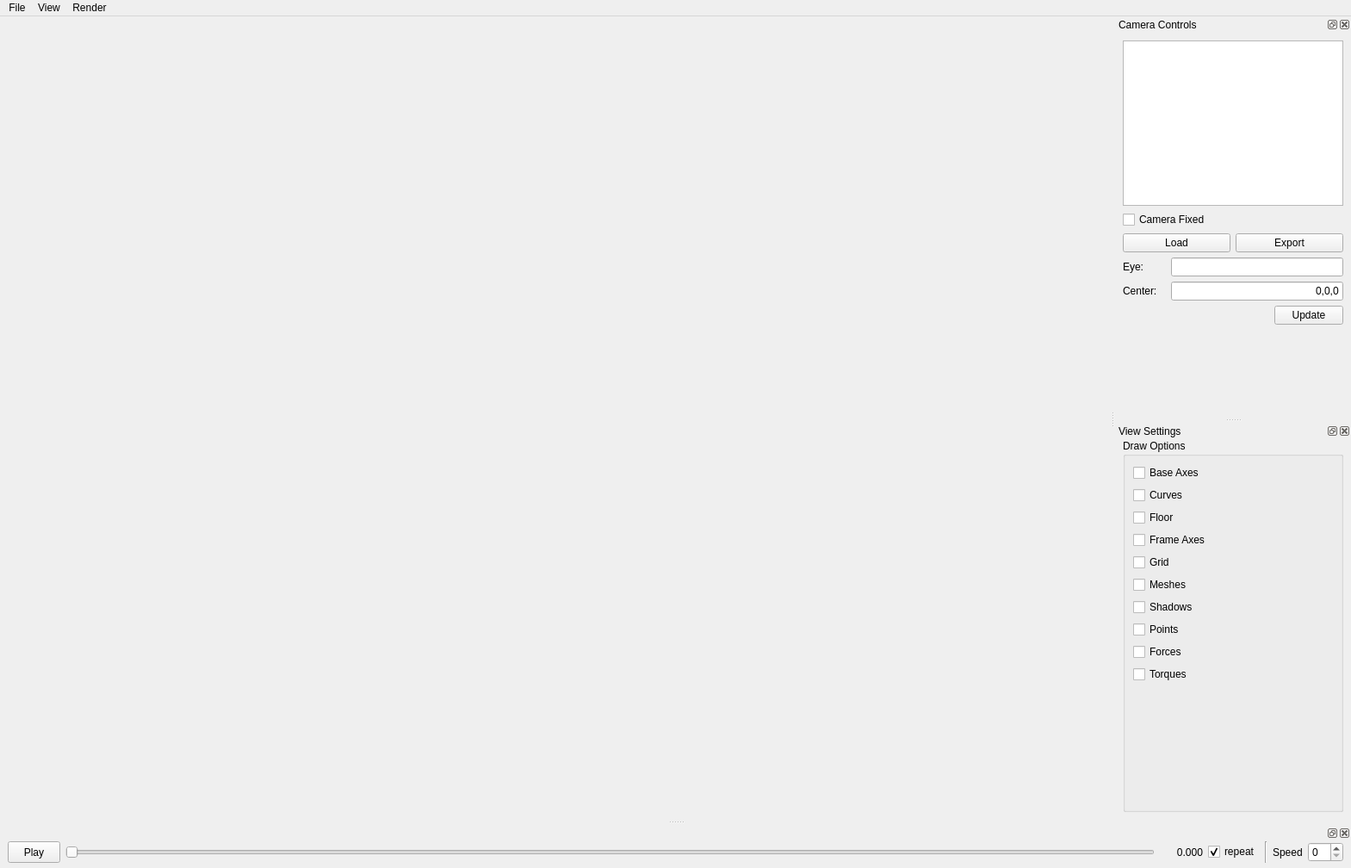
<?xml version="1.0" encoding="UTF-8"?>
<ui version="4.0">
 <class>MainWindow</class>
 <widget class="QMainWindow" name="MainWindow">
  <property name="geometry">
   <rect>
    <x>0</x>
    <y>0</y>
    <width>1569</width>
    <height>1008</height>
   </rect>
  </property>
  <property name="windowTitle">
   <string>MeshUp</string>
  </property>
  <property name="statusTip">
   <string/>
  </property>
  <widget class="QWidget" name="centralwidget">
   <layout class="QVBoxLayout" name="verticalLayout_2" stretch="0">
    <property name="leftMargin">
     <number>0</number>
    </property>
    <property name="topMargin">
     <number>0</number>
    </property>
    <property name="rightMargin">
     <number>0</number>
    </property>
    <property name="bottomMargin">
     <number>0</number>
    </property>
    <item>
     <widget class="GLWidget" name="glWidget" native="true">
      <property name="enabled">
       <bool>true</bool>
      </property>
      <property name="minimumSize">
       <size>
        <width>300</width>
        <height>300</height>
       </size>
      </property>
     </widget>
    </item>
   </layout>
  </widget>
  <widget class="QMenuBar" name="menubar">
   <property name="geometry">
    <rect>
     <x>0</x>
     <y>0</y>
     <width>1569</width>
     <height>20</height>
    </rect>
   </property>
   <widget class="QMenu" name="menuFile">
    <property name="title">
     <string>File</string>
    </property>
    <addaction name="actionReloadFiles"/>
    <addaction name="separator"/>
    <addaction name="actionLoadModel"/>
    <addaction name="actionLoadAnimation"/>
    <addaction name="actionLoadForcesAndTorques"/>
    <addaction name="separator"/>
    <addaction name="actionQuit"/>
    <addaction name="separator"/>
   </widget>
   <widget class="QMenu" name="menuControl_Panels">
    <property name="title">
     <string>View</string>
    </property>
    <addaction name="actionFrontView"/>
    <addaction name="actionSideView"/>
    <addaction name="actionTopView"/>
    <addaction name="actionToggleOrthographic"/>
    <addaction name="separator"/>
    <addaction name="actionToggleViewSettings"/>
    <addaction name="actionTogglePlayerControls"/>
    <addaction name="actionToggleCameraControls"/>
    <addaction name="actionToggleWhiteBackground"/>
   </widget>
   <widget class="QMenu" name="menuRender">
    <property name="title">
     <string>Render</string>
    </property>
    <addaction name="actionRenderImage"/>
    <addaction name="actionRenderSeriesImage"/>
    <addaction name="actionRenderVideo"/>
   </widget>
   <addaction name="menuFile"/>
   <addaction name="menuControl_Panels"/>
   <addaction name="menuRender"/>
  </widget>
  <widget class="QDockWidget" name="dockCameraControls">
   <property name="sizePolicy">
    <sizepolicy hsizetype="Minimum" vsizetype="Minimum">
     <horstretch>0</horstretch>
     <verstretch>0</verstretch>
    </sizepolicy>
   </property>
   <property name="minimumSize">
    <size>
     <width>206</width>
     <height>264</height>
    </size>
   </property>
   <property name="floating">
    <bool>false</bool>
   </property>
   <property name="windowTitle">
    <string>Camera Controls</string>
   </property>
   <attribute name="dockWidgetArea">
    <number>2</number>
   </attribute>
   <widget class="QWidget" name="dockWidgetContents">
    <layout class="QVBoxLayout" name="verticalLayout_6">
     <item>
      <widget class="QListWidget" name="listWidgetCameraList"/>
     </item>
     <item>
      <widget class="QCheckBox" name="checkBoxCameraFixed">
       <property name="text">
        <string>Camera Fixed</string>
       </property>
      </widget>
     </item>
     <item>
      <layout class="QHBoxLayout" name="horizontalLayout_3">
       <item>
        <widget class="QPushButton" name="pushButtonLoadCameraFile">
         <property name="text">
          <string>Load</string>
         </property>
        </widget>
       </item>
       <item>
        <widget class="QPushButton" name="exportCameraFile">
         <property name="text">
          <string>Export</string>
         </property>
        </widget>
       </item>
      </layout>
     </item>
     <item>
      <layout class="QHBoxLayout" name="horizontalLayout_6">
       <item>
        <widget class="QLabel" name="label_3">
         <property name="minimumSize">
          <size>
           <width>50</width>
           <height>0</height>
          </size>
         </property>
         <property name="text">
          <string>Eye:</string>
         </property>
        </widget>
       </item>
       <item>
        <widget class="QLineEdit" name="lineEditCameraEye">
         <property name="minimumSize">
          <size>
           <width>130</width>
           <height>0</height>
          </size>
         </property>
         <property name="inputMask">
          <string/>
         </property>
         <property name="text">
          <string/>
         </property>
         <property name="alignment">
          <set>Qt::AlignRight|Qt::AlignTrailing|Qt::AlignVCenter</set>
         </property>
        </widget>
       </item>
      </layout>
     </item>
     <item>
      <layout class="QHBoxLayout" name="horizontalLayout_5">
       <item>
        <widget class="QLabel" name="label_2">
         <property name="minimumSize">
          <size>
           <width>50</width>
           <height>0</height>
          </size>
         </property>
         <property name="text">
          <string>Center:</string>
         </property>
        </widget>
       </item>
       <item>
        <widget class="QLineEdit" name="lineEditCameraCenter">
         <property name="minimumSize">
          <size>
           <width>130</width>
           <height>0</height>
          </size>
         </property>
         <property name="text">
          <string>0,0,0</string>
         </property>
         <property name="alignment">
          <set>Qt::AlignRight|Qt::AlignTrailing|Qt::AlignVCenter</set>
         </property>
        </widget>
       </item>
      </layout>
     </item>
     <item>
      <layout class="QHBoxLayout" name="horizontalLayout_7">
       <item>
        <spacer name="horizontalSpacer">
         <property name="orientation">
          <enum>Qt::Horizontal</enum>
         </property>
         <property name="sizeHint" stdset="0">
          <size>
           <width>40</width>
           <height>20</height>
          </size>
         </property>
        </spacer>
       </item>
       <item>
        <widget class="QPushButton" name="pushButtonUpdateCamera">
         <property name="text">
          <string>Update</string>
         </property>
        </widget>
       </item>
      </layout>
     </item>
     <item>
      <spacer name="verticalSpacer_2">
       <property name="orientation">
        <enum>Qt::Vertical</enum>
       </property>
       <property name="sizeHint" stdset="0">
        <size>
         <width>20</width>
         <height>0</height>
        </size>
       </property>
      </spacer>
     </item>
    </layout>
   </widget>
  </widget>
  <widget class="QDockWidget" name="dockViewSettings">
   <property name="enabled">
    <bool>true</bool>
   </property>
   <property name="features">
    <set>QDockWidget::AllDockWidgetFeatures</set>
   </property>
   <property name="windowTitle">
    <string>View Settings</string>
   </property>
   <attribute name="dockWidgetArea">
    <number>2</number>
   </attribute>
   <widget class="QWidget" name="dockViewSettingsContent">
    <layout class="QVBoxLayout" name="verticalLayout">
     <property name="topMargin">
      <number>0</number>
     </property>
     <item>
      <layout class="QVBoxLayout" name="verticalLayout_3">
       <item>
        <widget class="QGroupBox" name="groupBox">
         <property name="title">
          <string>Draw Options</string>
         </property>
         <layout class="QVBoxLayout" name="verticalLayout_5">
          <item>
           <widget class="QCheckBox" name="checkBoxDrawBaseAxes">
            <property name="text">
             <string>Base Axes</string>
            </property>
           </widget>
          </item>
          <item>
           <widget class="QCheckBox" name="checkBoxDrawCurves">
            <property name="text">
             <string>Curves</string>
            </property>
           </widget>
          </item>
          <item>
           <widget class="QCheckBox" name="checkBoxDrawFloor">
            <property name="text">
             <string>Floor</string>
            </property>
           </widget>
          </item>
          <item>
           <widget class="QCheckBox" name="checkBoxDrawFrameAxes">
            <property name="text">
             <string>Frame Axes</string>
            </property>
           </widget>
          </item>
          <item>
           <widget class="QCheckBox" name="checkBoxDrawGrid">
            <property name="text">
             <string>Grid</string>
            </property>
           </widget>
          </item>
          <item>
           <widget class="QCheckBox" name="checkBoxDrawMeshes">
            <property name="text">
             <string>Meshes</string>
            </property>
           </widget>
          </item>
          <item>
           <widget class="QCheckBox" name="checkBoxDrawShadows">
            <property name="text">
             <string>Shadows</string>
            </property>
           </widget>
          </item>
          <item>
           <widget class="QCheckBox" name="checkBoxDrawPoints">
            <property name="text">
             <string>Points</string>
            </property>
           </widget>
          </item>
          <item>
           <widget class="QCheckBox" name="checkBoxDrawForces">
            <property name="text">
             <string>Forces</string>
            </property>
           </widget>
          </item>
          <item>
           <widget class="QCheckBox" name="checkBoxDrawTorques">
            <property name="text">
             <string>Torques</string>
            </property>
           </widget>
          </item>
          <item>
           <spacer name="verticalSpacer">
            <property name="orientation">
             <enum>Qt::Vertical</enum>
            </property>
            <property name="sizeHint" stdset="0">
             <size>
              <width>20</width>
              <height>40</height>
             </size>
            </property>
           </spacer>
          </item>
         </layout>
        </widget>
       </item>
      </layout>
     </item>
    </layout>
   </widget>
  </widget>
  <widget class="QDockWidget" name="dockPlayerControls">
   <property name="floating">
    <bool>false</bool>
   </property>
   <property name="features">
    <set>QDockWidget::AllDockWidgetFeatures</set>
   </property>
   <property name="allowedAreas">
    <set>Qt::AllDockWidgetAreas</set>
   </property>
   <property name="windowTitle">
    <string/>
   </property>
   <attribute name="dockWidgetArea">
    <number>8</number>
   </attribute>
   <widget class="QWidget" name="dockWidgetContents_5">
    <layout class="QHBoxLayout" name="horizontalLayout_2">
     <property name="topMargin">
      <number>0</number>
     </property>
     <property name="bottomMargin">
      <number>6</number>
     </property>
     <item>
      <layout class="QHBoxLayout" name="horizontalLayout">
       <item>
        <widget class="QToolButton" name="toolButtonPlay">
         <property name="minimumSize">
          <size>
           <width>61</width>
           <height>25</height>
          </size>
         </property>
         <property name="text">
          <string>Play</string>
         </property>
         <property name="shortcut">
          <string>Space</string>
         </property>
         <property name="checkable">
          <bool>true</bool>
         </property>
         <property name="checked">
          <bool>false</bool>
         </property>
        </widget>
       </item>
       <item>
        <widget class="QSlider" name="horizontalSliderTime">
         <property name="orientation">
          <enum>Qt::Horizontal</enum>
         </property>
        </widget>
       </item>
       <item>
        <widget class="QLabel" name="timeLabel">
         <property name="minimumSize">
          <size>
           <width>50</width>
           <height>0</height>
          </size>
         </property>
         <property name="text">
          <string>0.000</string>
         </property>
         <property name="alignment">
          <set>Qt::AlignRight|Qt::AlignTrailing|Qt::AlignVCenter</set>
         </property>
        </widget>
       </item>
       <item>
        <widget class="QCheckBox" name="checkBoxLoopAnimation">
         <property name="text">
          <string>repeat</string>
         </property>
         <property name="checked">
          <bool>true</bool>
         </property>
        </widget>
       </item>
       <item>
        <layout class="QHBoxLayout" name="horizontalLayout_4"/>
       </item>
       <item>
        <widget class="Line" name="line">
         <property name="orientation">
          <enum>Qt::Vertical</enum>
         </property>
        </widget>
       </item>
       <item>
        <widget class="QLabel" name="label">
         <property name="text">
          <string>Speed</string>
         </property>
        </widget>
       </item>
       <item>
        <widget class="QSpinBox" name="spinBoxSpeed"/>
       </item>
      </layout>
     </item>
    </layout>
   </widget>
  </widget>
  <action name="actionQuit">
   <property name="text">
    <string>Quit</string>
   </property>
   <property name="shortcut">
    <string>Q</string>
   </property>
  </action>
  <action name="actionToggleViewSettings">
   <property name="checkable">
    <bool>true</bool>
   </property>
   <property name="checked">
    <bool>false</bool>
   </property>
   <property name="text">
    <string>View Settings</string>
   </property>
   <property name="shortcut">
    <string>V</string>
   </property>
  </action>
  <action name="actionTogglePlayerControls">
   <property name="checkable">
    <bool>true</bool>
   </property>
   <property name="text">
    <string>Player Controls</string>
   </property>
   <property name="shortcut">
    <string>P</string>
   </property>
  </action>
  <action name="actionRenderImage">
   <property name="text">
    <string>Image</string>
   </property>
  </action>
  <action name="actionRenderSeriesImage">
   <property name="text">
    <string>Image-Series</string>
   </property>
  </action>
  <action name="actionImage_Series">
   <property name="text">
    <string>Image Series</string>
   </property>
  </action>
  <action name="actionReloadFiles">
   <property name="text">
    <string>Reload Files</string>
   </property>
   <property name="shortcut">
    <string>F5</string>
   </property>
  </action>
  <action name="actionLoadModel">
   <property name="text">
    <string>Load Model...</string>
   </property>
  </action>
  <action name="actionLoadAnimation">
   <property name="text">
    <string>Load Animation...</string>
   </property>
  </action>
  <action name="actionFrontView">
   <property name="text">
    <string>Front View</string>
   </property>
   <property name="shortcut">
    <string>1</string>
   </property>
  </action>
  <action name="actionSideView">
   <property name="text">
    <string>Side View</string>
   </property>
   <property name="shortcut">
    <string>2</string>
   </property>
  </action>
  <action name="actionTopView">
   <property name="text">
    <string>Top View</string>
   </property>
   <property name="shortcut">
    <string>3</string>
   </property>
  </action>
  <action name="actionOrthographic">
   <property name="text">
    <string>Orthographic</string>
   </property>
  </action>
  <action name="actionPerspective">
   <property name="text">
    <string>Perspective</string>
   </property>
  </action>
  <action name="actionToggleOrthographic">
   <property name="checkable">
    <bool>true</bool>
   </property>
   <property name="checked">
    <bool>false</bool>
   </property>
   <property name="text">
    <string>Orthographic</string>
   </property>
   <property name="shortcut">
    <string>5</string>
   </property>
  </action>
  <action name="actionToggleCameraControls">
   <property name="checkable">
    <bool>true</bool>
   </property>
   <property name="text">
    <string>Camera Controls</string>
   </property>
   <property name="shortcut">
    <string>C</string>
   </property>
  </action>
  <action name="actionToggleWhiteBackground">
   <property name="checkable">
    <bool>true</bool>
   </property>
   <property name="text">
    <string>White Background</string>
   </property>
  </action>
  <action name="actionLoadForcesAndTorques">
   <property name="text">
    <string>Load Forces/Torques</string>
   </property>
   <property name="toolTip">
    <string>Load Forces</string>
   </property>
  </action>
  <action name="actionRenderVideo">
   <property name="text">
    <string>Video</string>
   </property>
  </action>
  <zorder>dockPlayerControls</zorder>
  <zorder>dockViewSettings</zorder>
  <zorder>dockCameraControls</zorder>
 </widget>
 <customwidgets>
  <customwidget>
   <class>GLWidget</class>
   <extends>QWidget</extends>
   <header location="global">glwidget.h</header>
   <container>1</container>
  </customwidget>
 </customwidgets>
 <resources/>
 <connections>
  <connection>
   <sender>actionTogglePlayerControls</sender>
   <signal>toggled(bool)</signal>
   <receiver>dockPlayerControls</receiver>
   <slot>setVisible(bool)</slot>
   <hints>
    <hint type="sourcelabel">
     <x>-1</x>
     <y>-1</y>
    </hint>
    <hint type="destinationlabel">
     <x>293</x>
     <y>575</y>
    </hint>
   </hints>
  </connection>
  <connection>
   <sender>actionToggleViewSettings</sender>
   <signal>toggled(bool)</signal>
   <receiver>dockViewSettings</receiver>
   <slot>setVisible(bool)</slot>
   <hints>
    <hint type="sourcelabel">
     <x>-1</x>
     <y>-1</y>
    </hint>
    <hint type="destinationlabel">
     <x>488</x>
     <y>279</y>
    </hint>
   </hints>
  </connection>
  <connection>
   <sender>dockPlayerControls</sender>
   <signal>visibilityChanged(bool)</signal>
   <receiver>actionTogglePlayerControls</receiver>
   <slot>setChecked(bool)</slot>
   <hints>
    <hint type="sourcelabel">
     <x>293</x>
     <y>575</y>
    </hint>
    <hint type="destinationlabel">
     <x>-1</x>
     <y>-1</y>
    </hint>
   </hints>
  </connection>
  <connection>
   <sender>dockViewSettings</sender>
   <signal>visibilityChanged(bool)</signal>
   <receiver>actionToggleViewSettings</receiver>
   <slot>setChecked(bool)</slot>
   <hints>
    <hint type="sourcelabel">
     <x>488</x>
     <y>279</y>
    </hint>
    <hint type="destinationlabel">
     <x>-1</x>
     <y>-1</y>
    </hint>
   </hints>
  </connection>
  <connection>
   <sender>lineEditCameraCenter</sender>
   <signal>editingFinished()</signal>
   <receiver>pushButtonUpdateCamera</receiver>
   <slot>click()</slot>
   <hints>
    <hint type="sourcelabel">
     <x>164</x>
     <y>486</y>
    </hint>
    <hint type="destinationlabel">
     <x>221</x>
     <y>521</y>
    </hint>
   </hints>
  </connection>
  <connection>
   <sender>actionToggleCameraControls</sender>
   <signal>toggled(bool)</signal>
   <receiver>dockCameraControls</receiver>
   <slot>setVisible(bool)</slot>
   <hints>
    <hint type="sourcelabel">
     <x>-1</x>
     <y>-1</y>
    </hint>
    <hint type="destinationlabel">
     <x>136</x>
     <y>498</y>
    </hint>
   </hints>
  </connection>
  <connection>
   <sender>dockCameraControls</sender>
   <signal>visibilityChanged(bool)</signal>
   <receiver>actionToggleCameraControls</receiver>
   <slot>setChecked(bool)</slot>
   <hints>
    <hint type="sourcelabel">
     <x>951</x>
     <y>98</y>
    </hint>
    <hint type="destinationlabel">
     <x>-1</x>
     <y>-1</y>
    </hint>
   </hints>
  </connection>
 </connections>
</ui>
